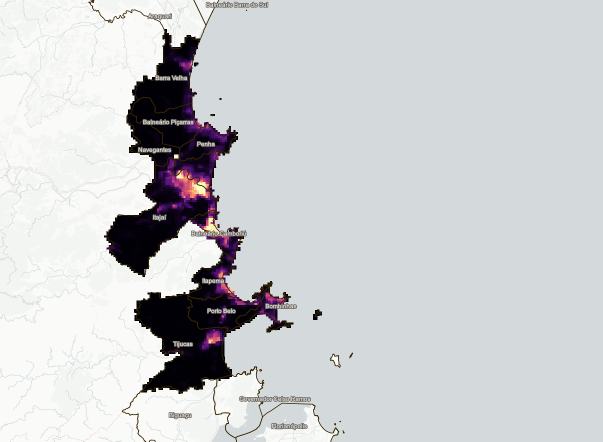
#> input picture assets/Blumenau2015.png, 1205 x 883 px (shown at 1/2 size)
$ jupyter execute --allow-errors 'conurbacao_litoral_SC_blumenau copy.ipynb'
#> lines starting #> are read from the running program, lines starting #| are printed output that depends on the picture; after the words box and inside, x2 and y2 are one past the last pixel; in counts of white or black regions, pixels touching at a corner belong together; long printed decimals are rounded
[cell 1]
import matplotlib.pyplot as plt
from skimage import io
import numpy as np
import cv2
from skimage.color import rgb2gray
from sklearn.metrics.pairwise import euclidean_distances
from sklearn.cluster import DBSCAN

img = io.imread('Blumenau2015.png')
#> img is the input picture: shape (883, 1205, 4); mean R, G, B, A 204.1, 206.6, 208.5, 255


if img.ndim == 3:
    if img.shape[-1] == 4:
        img = img[:, :, :3]
#> img: shape (883, 1205, 3)
    img = rgb2gray(img)
#> img: shape (883, 1205) float64


img = (img * 255).astype(np.uint8)

camada1 = (img >= 0) & (img < 50)
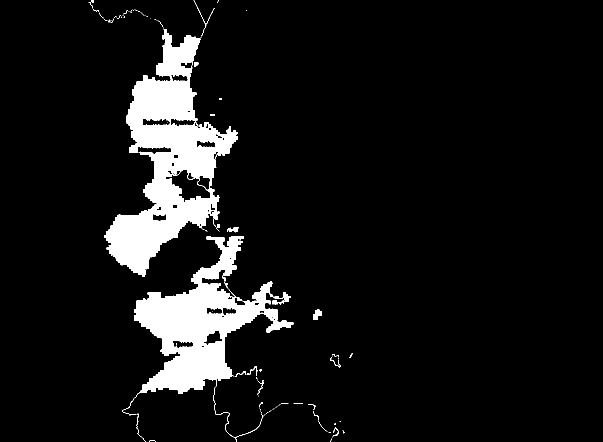
#> camada1: shape (883, 1205) bool (shown at 1/2 size); 8.4% white; 90 white regions (69 under 20 px), largest, box (x1, y1, x2, y2) and area: (208, 57, 476, 554) 50261, (244, 472, 587, 883) 37438, (626, 619, 644, 640) 241

camada2 = (img >= 50) & (img < 150)
#> camada2: shape (883, 1205) bool; 1.2% white; 674 white regions (623 under 20 px), largest, box (x1, y1, x2, y2) and area: (331, 339, 420, 404) 1723, (382, 456, 493, 495) 971, (530, 585, 594, 618) 697

camada3 = (img >= 150) & (img <= 255)
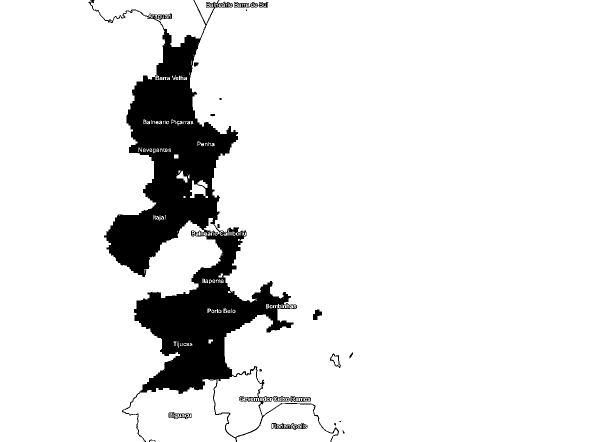
#> camada3: shape (883, 1205) bool (shown at 1/2 size); 90.4% white; 95 black regions (79 under 20 px), largest, box (x1, y1, x2, y2) and area: (177, 0, 678, 883) 99965, (543, 846, 615, 860) 420, (337, 824, 383, 838) 254

fig, ax = plt.subplots(1,4, figsize=(15,5))

ax[0].imshow(img, cmap='gray')
ax[0].set_title('Original')

ax[1].imshow(camada1, cmap='gray')
ax[1].set_title('Escuros')

ax[2].imshow(camada2, cmap='gray')
ax[2].set_title('Médios')

ax[3].imshow(camada3, cmap='gray')
ax[3].set_title('Claros')

plt.show()

[cell 2]
from skimage import io
from skimage.color import rgb2gray
import numpy as np

def carregar_imagem(nome):

#> `area = np.sum(camada2)`: area = 13145
#> pass 2 of the loop `for ano in range(2015, 2026):`:
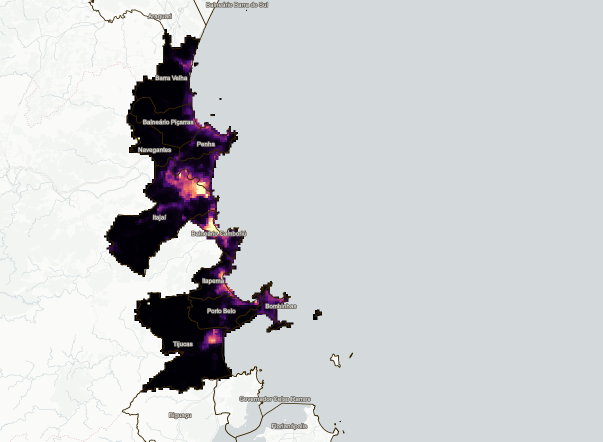
#> input picture assets/Blumenau2016.png, 1205 x 883 px, found by its file name (shown at 1/2 size)
#> in carregar_imagem, img is the input picture: shape (883, 1205, 4); mean R, G, B, A 204.1, 206.6, 208.5, 255
#> in carregar_imagem (call 2), `img = rgb2gray(img)`:
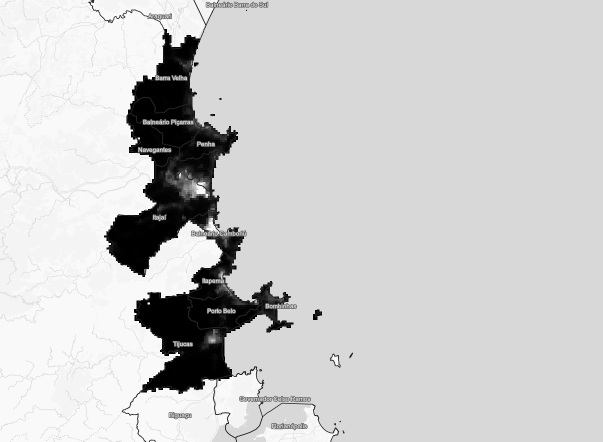
#> img: shape (883, 1205) float64 (shown at 1/2 size); min 0.00113, max 1, mean 0.808
#> `camada2 = (img >= 50) & (img < 150)`:
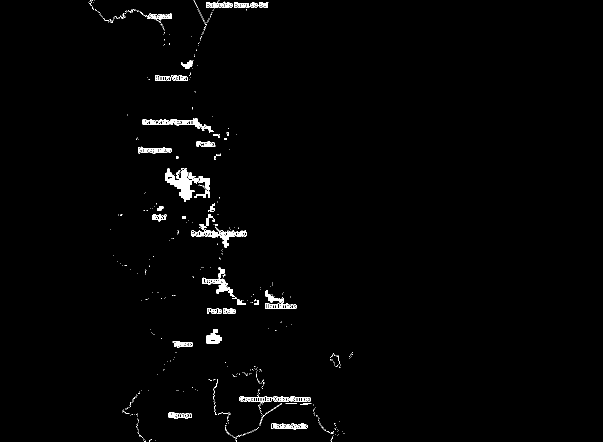
#> camada2: shape (883, 1205) bool (shown at 1/2 size); 1.2% white; 671 white regions (623 under 20 px), largest, box (x1, y1, x2, y2) and area: (331, 337, 398, 404) 1781, (382, 456, 493, 495) 939, (404, 555, 469, 594) 655
#> area = 13239
    img = io.imread(nome)

    if img.ndim == 3:

        if img.shape[-1] == 4:
            img = img[:, :, :3]

        img = rgb2gray(img)

    img = (img * 255).astype(np.uint8)

    return img

[cell 3]
anos = []
areas = []

#> (the rest of this cell did not finish here and is left out)

[cell 4]
anos = []
#> anos = []
#> `coords = np.column_stack( np.where(camada2) )`: coords = 13145 pairs, first value 0 to 882, second value 177 to 705
#> `labels = db.fit_predict(coords)`: labels = 13145 values, max 28 at index 12477, min -1 at index 0, mean 13.08
#> `clusters = len(set(labels))`: clusters = 30
#> `clusters -= 1`: clusters = 29
#> pass 2 of the loop `for ano in range(2015, 2026):`:
#> `coords = np.column_stack( np.where(camada2) )`: coords = 13239 pairs, first value 0 to 882, second value 177 to 705
#> `labels = db.fit_predict(coords)`: labels = 13239 values, max 28 at index 12571, min -1 at index 0, mean 13.59
#> `clusters = len(set(labels))`: clusters = 30
#> `clusters -= 1`: clusters = 29
num_clusters = []

#> (the rest of this cell did not finish here and is left out)

[cell 5]
plt.plot(
    anos,
    num_clusters,
    marker='o'
)

plt.xlabel('Ano')
plt.ylabel('Número de clusters')
plt.title('Fragmentação urbana')
plt.grid()

plt.show()

[cell 6]
from sklearn.cluster import KMeans

pixels = img.reshape(-1, 1)

kmeans = KMeans(n_clusters=4)

labels = kmeans.fit_predict(pixels)

segmentada = labels.reshape(img.shape)
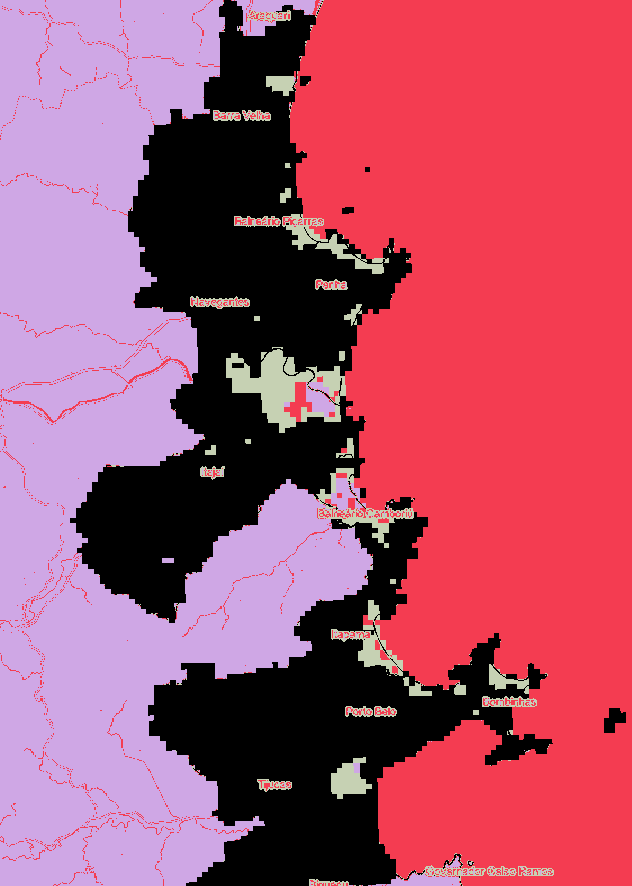
#> segmentada: shape (886, 632) int32; 4 distinct labels, from 0 to 3; one colour per label, 0 black

plt.imshow(segmentada, cmap='gray')
plt.colorbar()
plt.show()

[cell 7]
img2025 = io.imread('Blumenau2025.png')
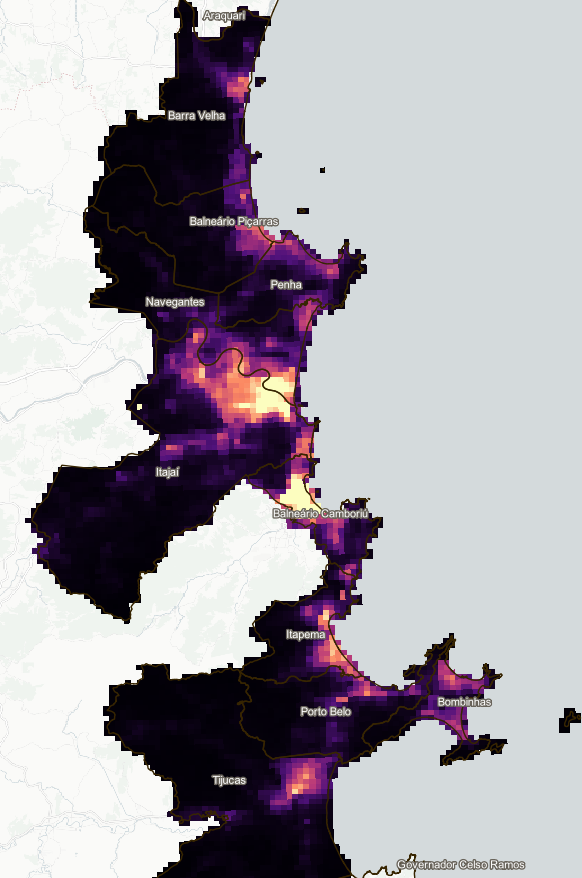
#> input picture assets/Blumenau2025.png, 582 x 878 px
#> img2025 is the input picture: shape (878, 582, 4); mean R, G, B, A 168.4, 164.1, 171.6, 255


if img2025.ndim == 3:
    if img2025.shape[-1] == 4:
        img2025 = img2025[:, :, :3]
#> img2025: shape (878, 582, 3)
    img2025 = rgb2gray(img2025)
#> img2025: shape (878, 582) float64


img2025 = (img2025 * 255).astype(np.uint8)

camada12025 = (img2025 >= 0) & (img2025 < 50)
#> camada12025: shape (878, 582) bool; 26.3% white; 40 white regions (27 under 20 px), largest, box (x1, y1, x2, y2) and area: (25, 0, 367, 624) 79450, (103, 513, 508, 878) 53965, (559, 708, 581, 733) 362

camada22025 = (img2025 >= 50) & (img2025 < 150)
#> camada22025: shape (878, 582) bool; 3.6% white; 327 white regions (281 under 20 px), largest, box (x1, y1, x2, y2) and area: (169, 328, 297, 450) 4412, (189, 216, 339, 279) 2007, (270, 757, 332, 805) 1250

camada32025 = (img2025 >= 150) & (img2025 <= 255)
#> camada32025: shape (878, 582) bool; 70.1% white; 55 black regions (47 under 20 px), largest, box (x1, y1, x2, y2) and area: (25, 0, 508, 878) 151295, (362, 853, 457, 878) 465, (559, 708, 581, 733) 362

fig, ax = plt.subplots(1,4, figsize=(15,5))

ax[0].imshow(img2025, cmap='gray')
ax[0].set_title('Original')

ax[1].imshow(camada12025, cmap='gray')
ax[1].set_title('Escuros')

ax[2].imshow(camada22025, cmap='gray')
ax[2].set_title('Médios')

ax[3].imshow(camada32025, cmap='gray')
ax[3].set_title('Claros')

plt.show()

[cell 8]
pixels2025 = img2025.reshape(-1, 1)

kmeans2025 = KMeans(n_clusters=4)

labels2025 = kmeans2025.fit_predict(pixels2025)

segmentada2025 = labels2025.reshape(img2025.shape)
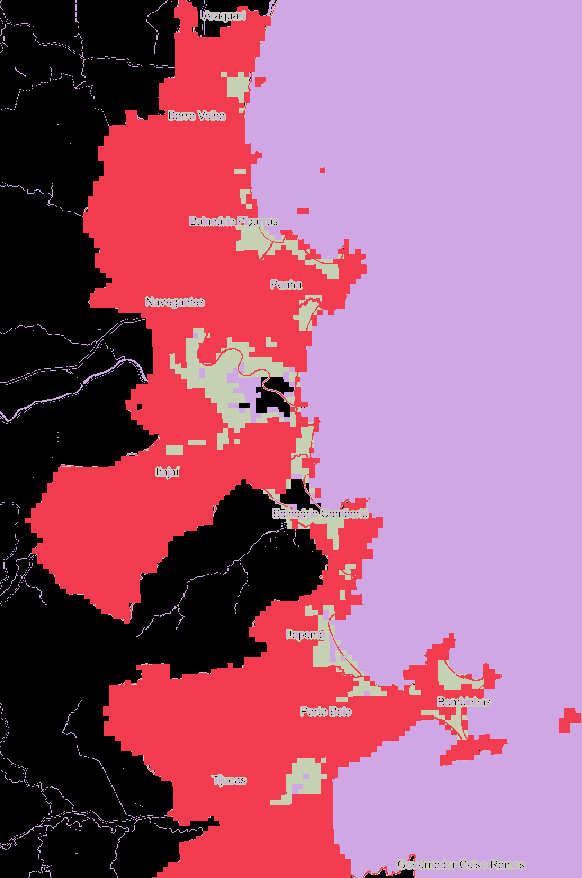
#> segmentada2025: shape (878, 582) int32; 4 distinct labels, from 0 to 3; one colour per label, 0 black

plt.imshow(segmentada2025, cmap='gray')
plt.colorbar()
plt.show()

[cell 9]
fig, ax = plt.subplots(1, 2, figsize=(10, 5))

ax[0].imshow(img, cmap='gray')
ax[0].set_title('2015')

ax[1].imshow(img2025, cmap='gray')
ax[1].set_title('2025')

plt.show()

[cell 10]
img2025 = cv2.resize(
    img2025,
    (img.shape[1], img.shape[0])
)
#> img2025: shape (886, 632)
diferenca = img2025.astype(np.int16) - img.astype(np.int16)

plt.figure(figsize=(10,8))
plt.imshow(diferenca, cmap='seismic')
plt.colorbar()
plt.title('Diferença 2025 - 2015')
plt.show()
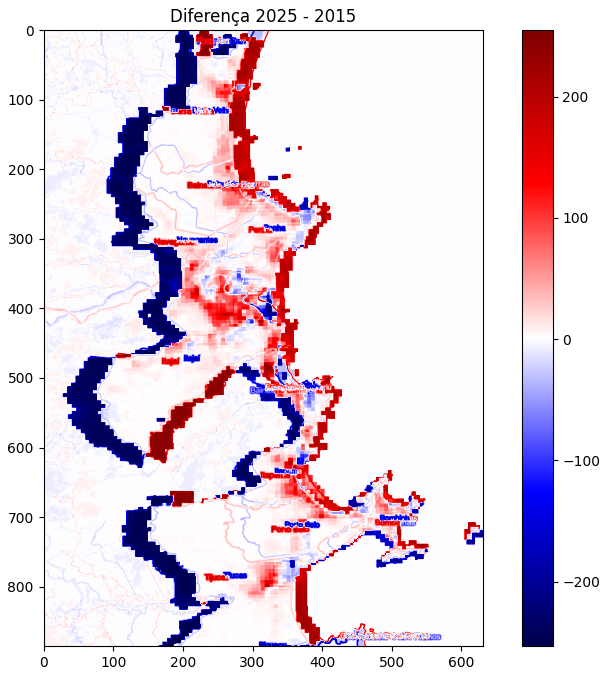
#> figure drawn by matplotlib, 2 panels

[cell 11]
coords = np.column_stack(
    np.where(camada22025)
)
#> coords = 18303 pairs, first value 0 to 877, second value 41 to 524

db = DBSCAN(
    eps=5,
    min_samples=20
)

labels = db.fit_predict(coords)
#> labels = 18303 values, max 33 at index 17607, min -1 at index 0, mean 16.8

valid_labels = labels[labels != -1]
#> valid_labels = 17937 values, max 33 at index 17276, min 0 at index 0, mean 17.16

clusters2025 = len(set(labels)) - (1 if -1 in labels else 0)
#> clusters2025 = 34

print("Clusters 2025:", clusters2025)
#| Clusters 2025: 34

if 0 in valid_labels and 1 in valid_labels:
    clusterA = coords[labels == 0]
#> clusterA = 227 pairs, first value 10 to 26, second value 202 to 249
    clusterB = coords[labels == 1]
#> clusterB = 516 pairs, first value 72 to 106, second value 221 to 252

    if len(clusterA) > 0 and len(clusterB) > 0:
        distancias = euclidean_distances(clusterA, clusterB)
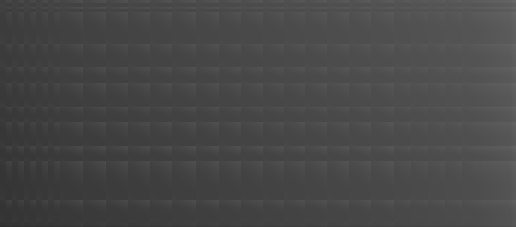
#> distancias: shape (227, 516) float64; min 46.01, max 104, mean 72.1
        distancia_minima_2025 = distancias.min()
#> distancia_minima_2025 = 46.01
        print("Distância mínima entres cidades 2025:", distancia_minima_2025)
#| Distância mínima entres cidades 2025: 46.011

[cell 12]
clusters = []

for label in set(labels):

    if label == -1:
        continue

    pontos = coords[labels == label]

    clusters.append(pontos)
#> this loop made 35 passes
#> label on pass 35: -1
#> after the loop, clusters = 34 items


clusters = sorted(
    clusters,
    key=lambda x: len(x),
    reverse=True
)

clusterA = clusters[0]
#> clusterA = 4481 pairs, first value 328 to 449, second value 169 to 299
clusterB = clusters[1]
#> clusterB = 2073 pairs, first value 605 to 716, second value 286 to 386

[cell 13]
coords2015 = np.column_stack(np.where(camada2))
#> coords2015 = 14465 pairs, first value 0 to 885, second value 98 to 553
coords2025 = np.column_stack(np.where(camada22025))
#> coords2025 has the same summary as coords

db = DBSCAN(
    eps=5,
    min_samples=20
)

labels2015 = db.fit_predict(coords2015)
#> labels2015 = 14465 values, max 27 at index 14324, min -1 at index 0, mean 12.8

clusters2015 = len(set(labels2015)) - (1 if -1 in labels2015 else 0)
#> clusters2015 = 28

print("Clusters 2015:", clusters2015)
#| Clusters 2015: 28


valid_labels2015 = labels2015[labels2015 != -1]
#> valid_labels2015 = 14082 values, max 27 at index 13950, min 0 at index 0, mean 13.17

if 0 in valid_labels2015 and 1 in valid_labels2015:
    clusterA_2015 = coords2015[labels2015 == 0]
#> clusterA_2015 = 226 pairs, first value 10 to 22, second value 247 to 290
    clusterB_2015 = coords2015[labels2015 == 1]
#> clusterB_2015 = 398 pairs, first value 76 to 95, second value 266 to 297

    if len(clusterA_2015) > 0 and len(clusterB_2015) > 0:
        distancias_2015 = euclidean_distances(clusterA_2015, clusterB_2015)
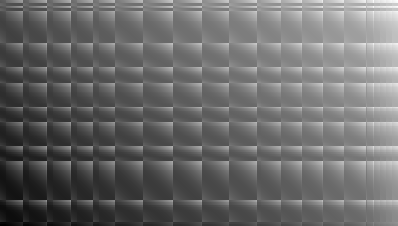
#> distancias_2015: shape (226, 398) float64; min 54, max 92.7, mean 70.3; drawn with min black and max white
        distancia_minima_2015 = distancias_2015.min()
#> distancia_minima_2015 = 54
        print("Distância mínima entre cidades 2015:", distancia_minima_2015)
#| Distância mínima entre cidades 2015: 54.0

[cell 14]
centroide2015 = coords2015.mean(axis=0)
#> centroide2015 = [474.6, 333.5]
centroide2025 = coords2025.mean(axis=0)
#> centroide2025 = [468.9, 290.2]

print("Centroide 2015:", centroide2015)
#| Centroide 2015: [474.648  333.516]
print("Centroide 2025:", centroide2025)
#| Centroide 2025: [468.853 290.215]

plt.figure(figsize=(10,8))

plt.imshow(img2025, cmap='gray')

plt.scatter(
    centroide2015[1],
    centroide2015[0],
    c='red',
    s=150,
    label='2015'
)

plt.scatter(
    centroide2025[1],
    centroide2025[0],
    c='blue',
    s=150,
    label='2025'
)

plt.legend()
plt.title("Deslocamento do centroide urbano")
plt.show()
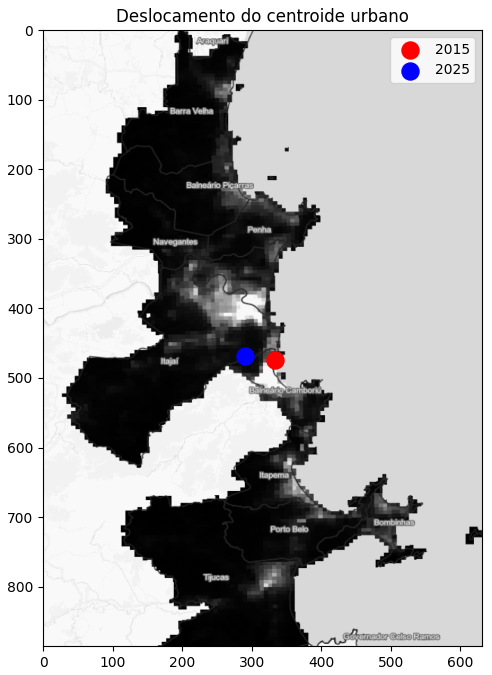
#> figure drawn by matplotlib, 1 panel

[cell 15]
area_20153 = np.sum(camada3)
#> area_20153 = 961562
area_20253 = np.sum(camada32025)
#> area_20253 = 358175
area_20152 = np.sum(camada2)
#> area_20152 = 14465
area_20252 = np.sum(camada22025)
#> area_20252 = 18303
area_20151 = np.sum(camada1)
#> area_20151 = 89308
area_20251 = np.sum(camada12025)
#> area_20251 = 134518


crescimento1 = ((area_20251 - area_20151) / area_20151) * 100
#> crescimento1 = 50.62
crescimento2 = ((area_20252 - area_20152) / area_20152) * 100
#> crescimento2 = 26.53
crescimento3 = ((area_20253 - area_20153) / area_20153) * 100
#> crescimento3 = -62.75


print("Crescimento urbano primeira camada: ", crescimento1, "%")
#| Crescimento urbano primeira camada:  50.623 %
print("Crescimento urbano segunda camada:", crescimento2, "%")
#| Crescimento urbano segunda camada: 26.533 %
print("Crescimento urbano terceira camada: ", crescimento3, "%")
#| Crescimento urbano terceira camada:  -62.751 %

[cell 16]
img = carregar_imagem(
    'Blumenau2025.png'
)

camada2 = (img >= 50) & (img < 150)

h, w = camada2.shape

y1 = int(h * 0.40)
y2 = int(h * 0.60)

x1 = int(w * 0.35)
x2 = int(w * 0.65)

plt.figure(figsize=(10,8))

plt.imshow(camada2, cmap='gray')

plt.plot(
    [x1, x2, x2, x1, x1],
    [y1, y1, y2, y2, y1],
    'r',
    linewidth=2
)

plt.title('Faixa analisada')

plt.show()
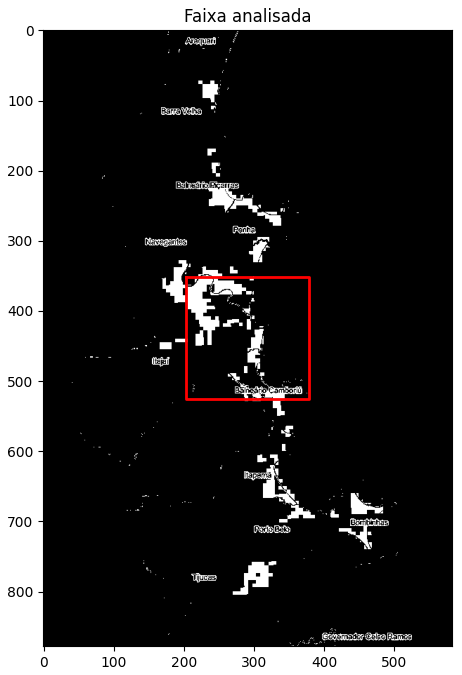
#> figure drawn by matplotlib, 1 panel
#> `coords = np.column_stack( np.where(camada2) )`: coords = 13145 pairs, first value 0 to 882, second value 177 to 705
#> `labels = db.fit_predict(coords)`: labels = 13145 values, max 28 at index 12477, min -1 at index 0, mean 13.08
#> the loop `for label in set(labels): ` made 30 passes
#> after the loop `for label in set(labels):`: clusters = 29 items
#> `clusterA = clusters[0]`: clusterA = 2132 pairs, first value 337 to 403, second value 331 to 423
#> `clusterB = clusters[1]`: clusterB = 1365 pairs, first value 408 to 494, second value 382 to 492
#> `distancia = euclidean_distances( clusterA, clusterB ).min()`: distancia = 13.15
#> pass 2 of the loop `for ano in range(2015, 2026):`:
#> `coords = np.column_stack( np.where(camada2) )`: coords = 13239 pairs, first value 0 to 882, second value 177 to 705
#> `labels = db.fit_predict(coords)`: labels = 13239 values, max 28 at index 12571, min -1 at index 0, mean 13.59
#> `clusterA = clusters[0]`: clusterA = 2449 pairs, first value 337 to 403, second value 331 to 419
#> `clusterB = clusters[1]`: clusterB = 1316 pairs, first value 407 to 494, second value 382 to 492
#> distancia = 14.32

[cell 17]
anos_distancia = []
distancias_clusters = []

#> (the rest of this cell did not finish here and is left out)
